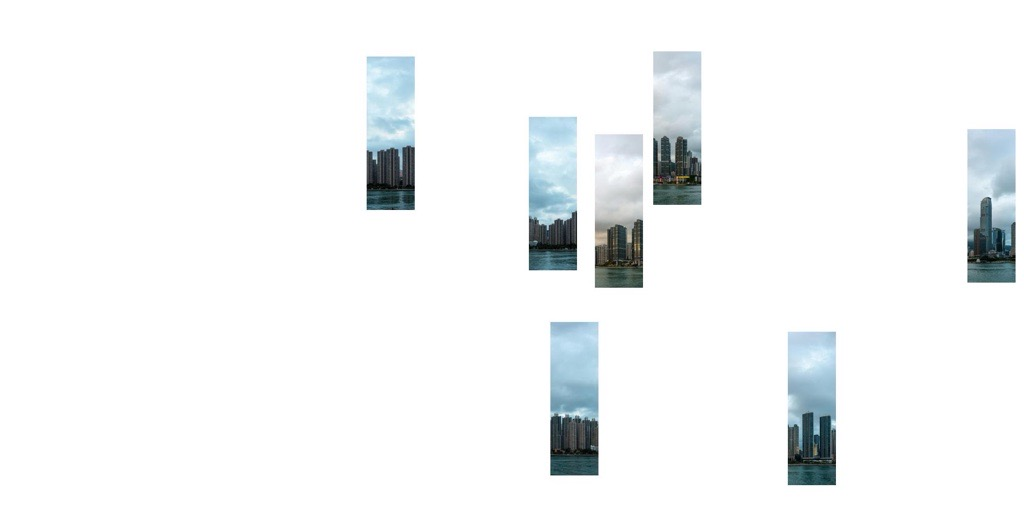
#> input picture Image.jpg, 1024 x 512 px, found by its file name
$ python ExamCV.py
#> lines starting #> are read from the running program, lines starting #| are printed output that depends on the picture; after the words box and inside, x2 and y2 are one past the last pixel; in counts of white or black regions, pixels touching at a corner belong together

##Импортируем нужные библиотеки и загружаем нужную нам фотографию

import cv2, numpy as np, itertools, os

src_path = "c:/Users/dshynggys/Downloads/Exam CV/image.jpg"
img = cv2.imread(src_path)
#> img is the input picture: shape (512, 1024, 3); mean B, G, R 246.1, 245.3, 243.2
if img is None:
    raise RuntimeError("Image not found")

##Ищем на холсте наши фотографий для сшивания.

gray = cv2.cvtColor(img, cv2.COLOR_BGR2GRAY)
_, thresh = cv2.threshold(gray, 240, 255, cv2.THRESH_BINARY_INV)
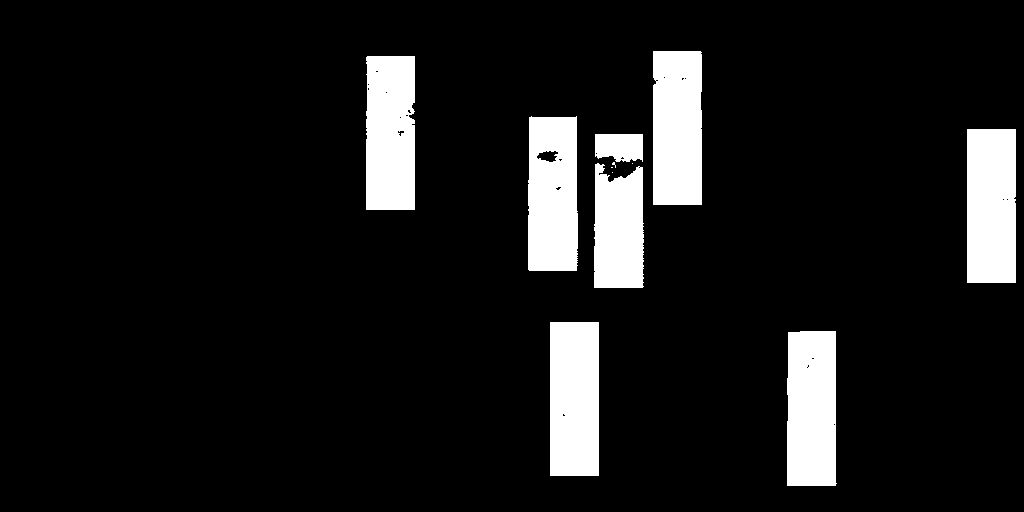
#> thresh: shape (512, 1024); 9.9% white; 12 white regions (4 under 20 px)
contours, _ = cv2.findContours(thresh, cv2.RETR_EXTERNAL, cv2.CHAIN_APPROX_SIMPLE)
#> contours = 12 contours, 4 with area under 20; largest, box (x1, y1, x2, y2) and area: (550, 322, 599, 476) 7344, (967, 129, 1016, 283) 7338, (528, 116, 578, 271) 7320, (787, 331, 837, 486) 7309, (653, 51, 702, 205) 7309, (366, 56, 415, 210) 7236, (594, 163, 644, 288) 5419, (595, 134, 643, 162) 1138

pieces = []
for c in contours:
    x,y,w,h = cv2.boundingRect(c)
    if w>20 and h>50:
        pieces.append(img[y:y+h, x:x+w])
#> this loop made 12 passes
#> (x, y, w, h) on passes 1, 3, 5, 6, 7, 8, 9, 10, 11, 12: (787, 331, 50, 155), (612, 172, 1, 1), (632, 163, 1, 1), (594, 163, 50, 125), (612, 162, 4, 6), (595, 134, 48, 28), (967, 129, 49, 154), (528, 116, 50, 155), (366, 56, 49, 154), (653, 51, 49, 154)
#> (c, x, y, w, h) on passes 2, 4: ([[550, 322], [550, 475], [598, 475], [598, 322]], 550, 322, 49, 154), ([[611, 167], [612, 167]], 611, 167, 2, 1)
#> after the loop, pieces = 7 items

##Спомошью SIFT определяем точки покоторым можно будет выровнять изображения

try:
    detector = cv2.SIFT_create()
    norm = cv2.NORM_L2
except Exception:
    detector = cv2.ORB_create(5000)
    norm = cv2.NORM_HAMMING

bf = cv2.BFMatcher(norm, crossCheck=False)

def kd(img):
    g = cv2.cvtColor(img, cv2.COLOR_BGR2GRAY)
    return detector.detectAndCompute(g, None)

kps, desc = [], []
for p in pieces:
    k,d = kd(p)
    kps.append(k); desc.append(d)
#> this loop made 7 passes
#> pass 1, `k,d = kd(p)`:
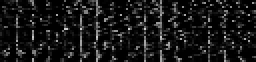
#> d: shape (31, 128) float32 (shown 2 times larger); min 0, max 205, mean 23.1
#> after the loop, desc = 7 items; kps = 7 items

def good_matches(d1, d2, ratio=0.75):
    if d1 is None or d2 is None or len(d1)<4 or len(d2)<4:
        return 0
    m = bf.knnMatch(d1, d2, k=2)
    return sum(1 for a,b in m if a.distance < ratio*b.distance)


##С центра сшиваем на основе хороших вариантов для сшивания.

n = len(pieces)
#> n = 7
M = np.zeros((n,n), dtype=int)
for i,j in itertools.combinations(range(n),2):
    ab = good_matches(desc[i], desc[j])
    ba = good_matches(desc[j], desc[i])
    score = min(ab, ba)
    M[i,j] = M[j,i] = score
#> this loop made 21 passes
#> (ab, ba, score) on passes 1 to 12: (0, 0, 0), (3, 2, 2), (1, 1, 1), (0, 0, 0), (1, 3, 1), (0, 7, 0), (2, 1, 1), (1, 1, 1), (2, 2, 2), (0, 5, 0), (0, 1, 0), (2, 2, 2)

##Выбираем центр и удаляем случайные совпадения с помощью RANSAC.

totals = M.sum(1)
#> totals = [4, 4, 6, 7, 4, 3, 0]
ref_index = int(np.argmax(totals))
#> ref_index = 3

def ransac_homography_from_kp(i, j):
    d1, d2 = desc[i], desc[j]
    if d1 is None or d2 is None:
        return None
    m = bf.knnMatch(d1, d2, k=2)
    good = [x for x,y in m if x.distance < 0.75*y.distance]
    if len(good) < 6:
        return None
    pts1 = np.float32([kps[i][g.queryIdx].pt for g in good]).reshape(-1,1,2)
    pts2 = np.float32([kps[j][g.trainIdx].pt for g in good]).reshape(-1,1,2)
    H, mask = cv2.findHomography(pts2, pts1, cv2.RANSAC, 4.0)
    return H

def warp_blend(base, img, H):
    h1,w1 = base.shape[:2]
    h2,w2 = img.shape[:2]
    corners = np.float32([[0,0],[w2,0],[w2,h2],[0,h2]]).reshape(-1,1,2)
    warped = cv2.perspectiveTransform(corners, H)
    allc = np.concatenate((warped, np.float32([[0,0],[w1,0],[w1,h1],[0,h1]]).reshape(-1,1,2)))
    (xmin,ymin) = np.int32(allc.min(0).ravel() - 1)
    (xmax,ymax) = np.int32(allc.max(0).ravel() + 1)
    tx,ty = -xmin,-ymin
    T = np.array([[1,0,tx],[0,1,ty],[0,0,1]])
    W,Hh = xmax-xmin, ymax-ymin
    warped_img = cv2.warpPerspective(img, T@H, (W,Hh))
    canvas = np.zeros_like(warped_img)
    canvas[ty:ty+h1, tx:tx+w1] = base

    mask_c = (canvas.sum(2)>0).astype(np.float32)
    mask_w = (warped_img.sum(2)>0).astype(np.float32)
    blended = canvas.copy()
    overlap = mask_c*mask_w
    ys,xs = np.where(overlap>0)
    for y,x in zip(ys,xs):
        blended[y,x] = (0.5*canvas[y,x] + 0.5*warped_img[y,x]).astype(np.uint8)
    blended[(mask_c==0)&(mask_w==1)] = warped_img[(mask_c==0)&(mask_w==1)]
    return blended

##На основе балла соответсвия сшиваем фотографий вместе и вырезаем панораму.

used = {ref_index}
#> used = 1 item
mosaic = pieces[ref_index]

while len(used) < n:
    best_idx, best_score = None, -1
    for j in range(n):
            if j in used:
                continue
            score = max(M[j,k] for k in used)
            if score > best_score:
                best_score = score
                best_idx = j

    j = best_idx
    if j is None:
        break
    H = ransac_homography_from_kp(ref_index, j)
    nxt = pieces[j]
    used.add(j)
    if H is None:
        h = max(mosaic.shape[0], nxt.shape[0])
        c = np.zeros((h, mosaic.shape[1]+nxt.shape[1],3),dtype=np.uint8)
        c[:mosaic.shape[0], :mosaic.shape[1]] = mosaic
        c[:nxt.shape[0], mosaic.shape[1]:] = nxt
        mosaic = c
    else:
        mosaic = warp_blend(mosaic, nxt, H)
#> this loop made 6 passes
#> (j, good in ransac_homography_from_kp, h) on passes 1 to 5: (2, 2 matches, 154), (0, 1 matches, 155), (4, 3 matches, 155), (1, 1 matches, 155), (5, 1 matches, 155)
#> (j, h) on pass 6: (6, 155)
#> pass 1, in ransac_homography_from_kp, `d1, d2 = desc[i], desc[j]`:
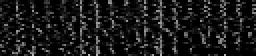
#> d2: shape (28, 128) float32 (shown 2 times larger); min 0, max 182, mean 25
#> pass 1, `nxt = pieces[j]`:
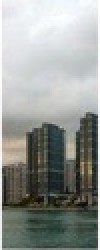
#> nxt: shape (125, 50, 3) (shown 2 times larger); mean of channels 0, 1, 2 148.5, 152.4, 148.7; drawn as B, G, R
#> pass 1, `mosaic = c`:
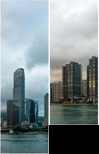
#> mosaic: shape (154, 99, 3); mean of channels 0, 1, 2 144.1, 140.9, 128.7; drawn as B, G, R
#> after the loop:
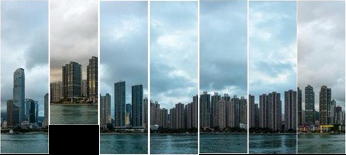
#> c: shape (155, 346, 3); mean of channels 0, 1, 2 160.5, 152.9, 133.2; drawn as B, G, R
#> after the loop, used = 7 items

gm = cv2.cvtColor(mosaic, cv2.COLOR_BGR2GRAY)
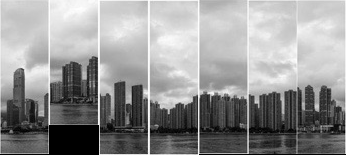
#> gm: shape (155, 346); min 0, max 255, mean 147.9
coords = cv2.findNonZero(gm)
#> coords = contour of 51932 points, box (x1, y1, x2, y2) (0, 0, 346, 155), area 11368
if coords is not None:
    x,y,w,h = cv2.boundingRect(coords)
#> x = 0; y = 0; w = 346
    mosaic = mosaic[y:y+h, x:x+w]


##Вывод в виде фотографий.


out_path = "c:/Users/dshynggys/Downloads/Exam CV/panorama_central_bidirectional.jpg"
cv2.imwrite(out_path, mosaic)
out_path
